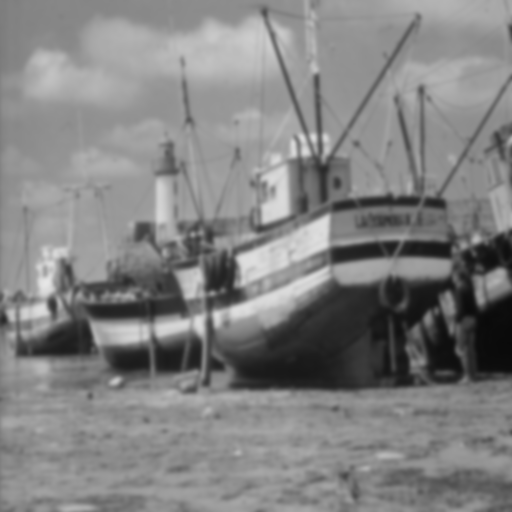
#> input picture AI/vision/filtrado_en_espacio/images/borrosa.png, 512 x 512 px
$ python code3.py
#> lines starting #> are read from the running program, lines starting #| are printed output that depends on the picture

import skimage as ski
import matplotlib.pyplot as plt
import math
import numpy as np

imagen = ski.io.imread("images/borrosa.png")
#> imagen is the input picture: shape (512, 512); min 9, max 230, mean 129.7
imagen = ski.transform.rescale(imagen, 0.5, order=5)
#> imagen: shape (256, 256) float64

# Filtro Gaussiano
F = []
F = ski.filters.gaussian(imagen, sigma=3)
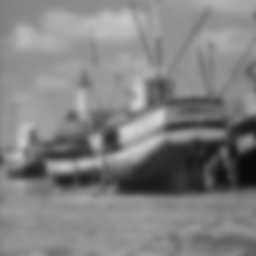
#> F: shape (256, 256) float64; min 0.0389, max 0.833, mean 0.508
alpha=1

R=imagen+alpha*(imagen-F)
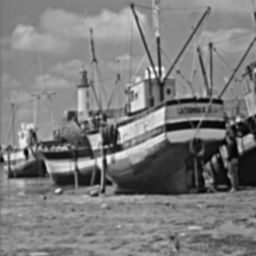
#> R: shape (256, 256) float64; min -0.0507, max 1.09, mean 0.509; drawn with min black and max white

#R es casi igual que I ya que la difererncia
#entre la inagen filtrada y la imagen original es cercana a cero
#es decir son muy parecidas.


fig, axs = plt.subplots(1, 2)
axs[0].imshow(imagen, cmap=plt.cm.gray)
axs[0].set_title("Imagen I",fontsize=20)
axs[0].set_axis_off()
axs[1].imshow(R, cmap=plt.cm.gray)
axs[1].set_title("Imagen R",fontsize=20)
axs[1].set_axis_off()
plt.show()
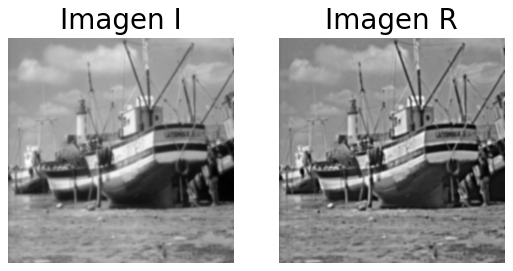
#> figure drawn by matplotlib, 2 panels
